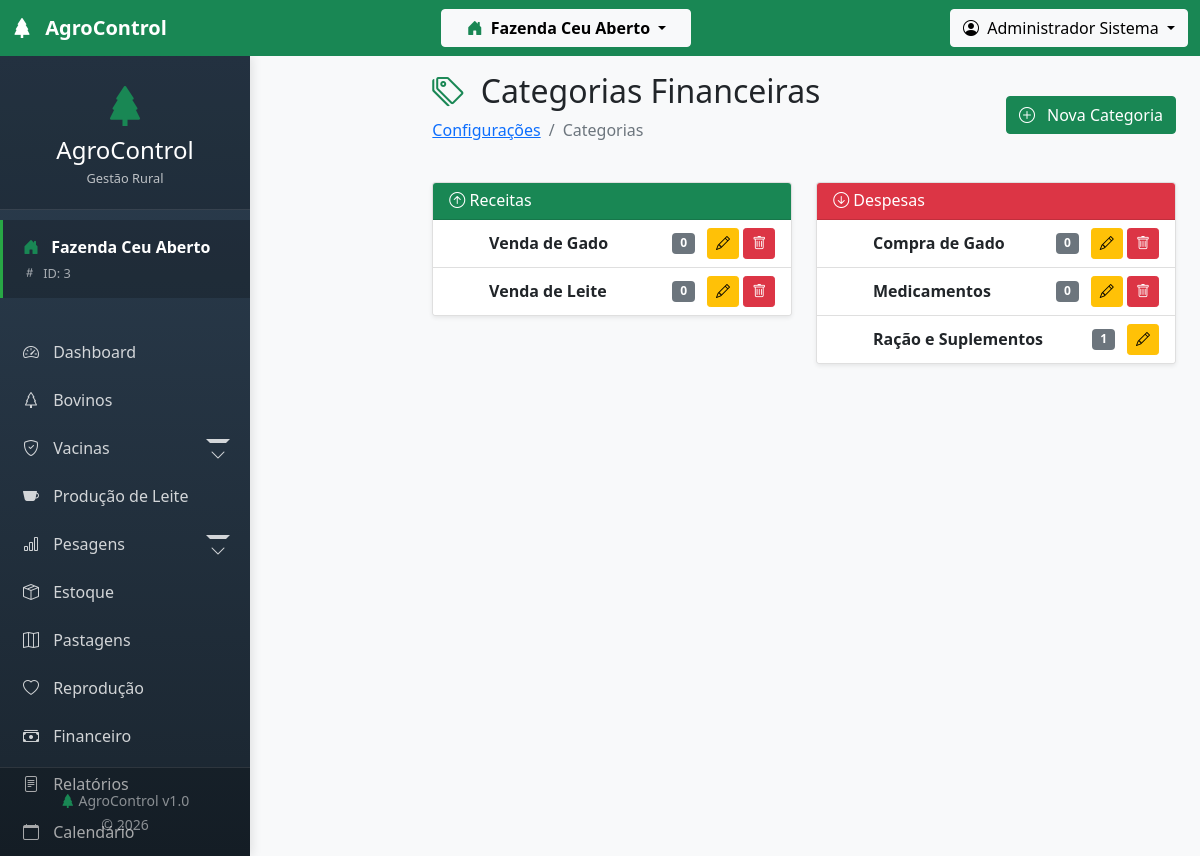
/modules/configuracao/categorias.php (signed in), run on the app's committed database.
### tables this page shows
CREATE TABLE `categorias_financeiras` (
  `id` int(11) NOT NULL AUTO_INCREMENT,
  `id_fazenda` int(11) NOT NULL,
  `nome_categoria` varchar(100) NOT NULL,
  `tipo` enum('receita','despesa') NOT NULL,
  `codigo` varchar(30) DEFAULT NULL,
  `descricao` text DEFAULT NULL,
  `cor` varchar(20) DEFAULT NULL,
  `ativo` tinyint(1) DEFAULT 1,
  PRIMARY KEY (`id`),
  UNIQUE KEY `unique_categoria_fazenda` (`id_fazenda`,`nome_categoria`,`tipo`),
  CONSTRAINT `categorias_financeiras_ibfk_1` FOREIGN KEY (`id_fazenda`) REFERENCES `fazendas` (`id`) ON DELETE CASCADE
);

### config/tenant.php (called while the page is built, shortened)
<?php
require_once __DIR__ . '/database.php';
class TenantManager {
    public static function getActiveFarmId() {
        return $_SESSION['fazenda_ativa_id'] ?? null;
    }
}
function getActiveFarmId() {
    return TenantManager::getActiveFarmId();
}
?>

### config/database.php (called while the page is built, shortened)
<?php
$conn = new mysqli(DB_HOST, DB_USER, DB_PASSWORD, DB_NAME);
$conn->set_charset("utf8");
function executeQuery($sql) {
    global $conn;
    $result = $conn->query($sql);
    return $result;
}
?>

### modules/configuracao/categorias.php (the view, shortened to what this page needs)
<?php
require_once '../../config/database.php';
require_once '../../config/tenant.php';
$farmId = getActiveFarmId();
$sql = "SELECT * FROM categorias_financeiras
        WHERE id_fazenda = $farmId
        ORDER BY tipo, nome_categoria";
$categorias = executeQuery($sql);
include '../../includes/header.php';
include '../../includes/sidebar.php';
?>
<main class="col-lg-10 ms-auto px-4 py-3">
    <div class="d-flex justify-content-between align-items-center mb-4">
        <div>
            <h1 class="h2">
                <i class="bi bi-tags me-2 text-success"></i>
                Categorias Financeiras
            </h1>
            <nav aria-label="breadcrumb">
                <ol class="breadcrumb">
                    <li class="breadcrumb-item"><a href="index.php">Configurações</a></li>
                    <li class="breadcrumb-item active">Categorias</li>
                </ol>
            </nav>
        </div>
        <button type="button" class="btn btn-success" data-bs-toggle="modal" data-bs-target="#novaCategoriaModal">
            <i class="bi bi-plus-circle me-2"></i>
            Nova Categoria
        </button>
    </div>
    <div class="row">
        <div class="col-md-6">
            <div class="card shadow-sm mb-4">
                <div class="card-header bg-success text-white">
                    <h6 class="card-title mb-0">
                        <i class="bi bi-arrow-up-circle"></i> Receitas
                    </h6>
                </div>
                <div class="list-group list-group-flush">
                    <?php
                    $categorias->data_seek(0);
                    while ($cat = $categorias->fetch_assoc()):
                        if ($cat['tipo'] == 'receita'):
                        $sqlCount = "SELECT COUNT(*) as total FROM lancamentos_financeiros WHERE id_categoria = " . $cat['id'];
                        $resultCount = executeQuery($sqlCount);
                        $totalLancamentos = $resultCount->fetch_assoc()['total'];
                    ?>
                    <div class="list-group-item d-flex justify-content-between align-items-center">
                        <div>
                            <span class="badge me-2" style="background-color: <?php echo $cat['cor']; ?>">
                                <i class="bi bi-tag-fill"></i>
                            </span>
                            <strong><?php echo $cat['nome_categoria']; ?></strong>
                        </div>
                        <div>
                            <span class="badge bg-secondary me-2"><?php echo $totalLancamentos; ?></span>
                            <button class="btn btn-sm btn-warning" onclick="editarCategoria(<?php echo htmlspecialchars(json_encode($cat)); ?>)">
                                <i class="bi bi-pencil"></i>
                            </button>
                            <?php if ($totalLancamentos == 0): ?>
                            <a href="?delete=<?php echo $cat['id']; ?>"
                               class="btn btn-sm btn-danger"
                               onclick="return confirm('Excluir categoria <?php echo $cat['nome_categoria']; ?>?')">
                                <i class="bi bi-trash"></i>
                            </a>
                            <?php endif; ?>
                        </div>
                    </div>
                    <?php endif; endwhile; ?>
                </div>
            </div>
        </div>
        <div class="col-md-6">
            <div class="card shadow-sm mb-4">
                <div class="card-header bg-danger text-white">
                    <h6 class="card-title mb-0">
                        <i class="bi bi-arrow-down-circle"></i> Despesas
                    </h6>
                </div>
                <div class="list-group list-group-flush">
                    <?php
                    $categorias->data_seek(0);
                    while ($cat = $categorias->fetch_assoc()):
                        if ($cat['tipo'] == 'despesa'):
                        $sqlCount = "SELECT COUNT(*) as total FROM lancamentos_financeiros WHERE id_categoria = " . $cat['id'];
                        $resultCount = executeQuery($sqlCount);
                        $totalLancamentos = $resultCount->fetch_assoc()['total'];
                    ?>
                    <div class="list-group-item d-flex justify-content-between align-items-center">
                        <div>
                            <span class="badge me-2" style="background-color: <?php echo $cat['cor']; ?>">
                                <i class="bi bi-tag-fill"></i>
                            </span>
                            <strong><?php echo $cat['nome_categoria']; ?></strong>
                        </div>
                        <div>
                            <span class="badge bg-secondary me-2"><?php echo $totalLancamentos; ?></span>
                            <button class="btn btn-sm btn-warning" onclick="editarCategoria(<?php echo htmlspecialchars(json_encode($cat)); ?>)">
                                <i class="bi bi-pencil"></i>
                            </button>
                            <?php if ($totalLancamentos == 0): ?>
                            <a href="?delete=<?php echo $cat['id']; ?>"
                               class="btn btn-sm btn-danger"
                               onclick="return confirm('Excluir categoria <?php echo $cat['nome_categoria']; ?>?')">
                                <i class="bi bi-trash"></i>
                            </a>
                            <?php endif; ?>
                        </div>
                    </div>
                    <?php endif; endwhile; ?>
                </div>
            </div>
        </div>
    </div>
</main>
<?php include '../../includes/footer.php'; ?>

### assets/css/style.css (style rules this page uses)
:root { --primary-color: #28a745; --secondary-color: #6c757d; --success-color: #28a745; --danger-color: #dc3545; --warning-color: #ffc107; --info-color: #17a2b8; }
body { font-family: 'Segoe UI', Tahoma, Geneva, Verdana, sans-serif; background-color: #f8f9fa; }

### includes/header.php (style rules this page uses)
body { margin: 0; padding: 0; font-family: 'Segoe UI', Tahoma, Geneva, Verdana, sans-serif; }

### includes/sidebar.php (style rules this page uses)
html, body { height: 100%; margin: 0; overflow-x: hidden; }

### data on the page
categorias_financeiras: nome_categoria "Venda de Gado", totalLancamentos "0"
categorias_financeiras: nome_categoria "Venda de Leite", totalLancamentos "0"
categorias_financeiras: nome_categoria "Compra de Gado", totalLancamentos "0"
categorias_financeiras: nome_categoria "Medicamentos", totalLancamentos "0"
categorias_financeiras: nome_categoria "Ração e Suplementos", totalLancamentos "1"

### other printed values
$activeFarmName "Fazenda Ceu Aberto"
$_SESSION['usuario_nome'] "Administrador Sistema"
TenantManager::getActiveFarmName() "Fazenda Ceu Aberto"
$farmId "3"
